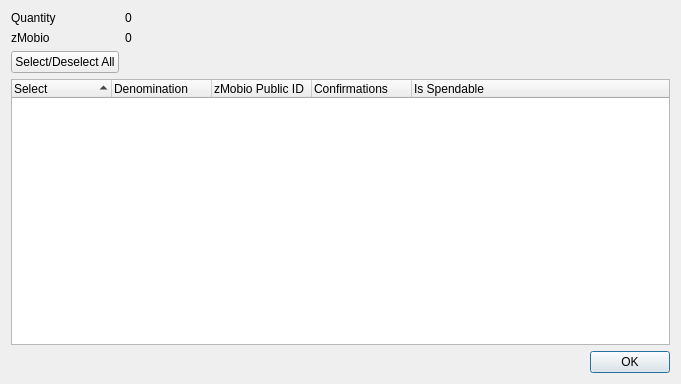
<?xml version="1.0" encoding="UTF-8"?>
<ui version="4.0">
 <class>ZMobioControlDialog</class>
 <widget class="QDialog" name="ZMobioControlDialog">
  <property name="geometry">
   <rect>
    <x>0</x>
    <y>0</y>
    <width>681</width>
    <height>384</height>
   </rect>
  </property>
  <property name="minimumSize">
   <size>
    <width>681</width>
    <height>384</height>
   </size>
  </property>
  <property name="windowTitle">
   <string>Select zMobio to Spend</string>
  </property>
  <layout class="QGridLayout" name="gridLayout">
   <item row="0" column="0">
    <layout class="QFormLayout" name="formLayout">
     <property name="sizeConstraint">
      <enum>QLayout::SetDefaultConstraint</enum>
     </property>
     <item row="0" column="0">
      <widget class="QLabel" name="labelQuantity">
       <property name="text">
        <string>Quantity</string>
       </property>
      </widget>
     </item>
     <item row="0" column="1">
      <widget class="QLabel" name="labelQuantity_int">
       <property name="text">
        <string>0</string>
       </property>
      </widget>
     </item>
     <item row="1" column="0">
      <widget class="QLabel" name="labelZMobio">
       <property name="text">
        <string>zMobio</string>
       </property>
      </widget>
     </item>
     <item row="1" column="1">
      <widget class="QLabel" name="labelZMobio_int">
       <property name="text">
        <string>0</string>
       </property>
      </widget>
     </item>
     <item row="2" column="0">
      <widget class="QPushButton" name="pushButtonAll">
       <property name="text">
        <string>Select/Deselect All</string>
       </property>
      </widget>
     </item>
    </layout>
   </item>
   <item row="1" column="0">
    <layout class="QVBoxLayout" name="verticalLayout">
     <item>
      <widget class="QTreeWidget" name="treeWidget">
       <property name="minimumSize">
        <size>
         <width>0</width>
         <height>250</height>
        </size>
       </property>
       <property name="alternatingRowColors">
        <bool>true</bool>
       </property>
       <property name="sortingEnabled">
        <bool>true</bool>
       </property>
       <property name="columnCount">
        <number>5</number>
       </property>
       <attribute name="headerDefaultSectionSize">
        <number>100</number>
       </attribute>
       <column>
        <property name="text">
         <string notr="true">Select</string>
        </property>
       </column>
       <column>
        <property name="text">
         <string notr="true">Denomination</string>
        </property>
       </column>
       <column>
        <property name="text">
         <string notr="true">zMobio Public ID</string>
        </property>
       </column>
       <column>
        <property name="text">
         <string notr="true">Confirmations</string>
        </property>
       </column>
       <column>
        <property name="text">
         <string>Is Spendable</string>
        </property>
       </column>
      </widget>
     </item>
     <item>
      <widget class="QDialogButtonBox" name="buttonBox">
       <property name="orientation">
        <enum>Qt::Horizontal</enum>
       </property>
       <property name="standardButtons">
        <set>QDialogButtonBox::Ok</set>
       </property>
      </widget>
     </item>
    </layout>
   </item>
  </layout>
 </widget>
 <resources/>
 <connections>
  <connection>
   <sender>buttonBox</sender>
   <signal>accepted()</signal>
   <receiver>ZMobioControlDialog</receiver>
   <slot>accept()</slot>
   <hints>
    <hint type="sourcelabel">
     <x>248</x>
     <y>254</y>
    </hint>
    <hint type="destinationlabel">
     <x>157</x>
     <y>274</y>
    </hint>
   </hints>
  </connection>
  <connection>
   <sender>buttonBox</sender>
   <signal>rejected()</signal>
   <receiver>ZMobioControlDialog</receiver>
   <slot>reject()</slot>
   <hints>
    <hint type="sourcelabel">
     <x>316</x>
     <y>260</y>
    </hint>
    <hint type="destinationlabel">
     <x>286</x>
     <y>274</y>
    </hint>
   </hints>
  </connection>
 </connections>
</ui>
